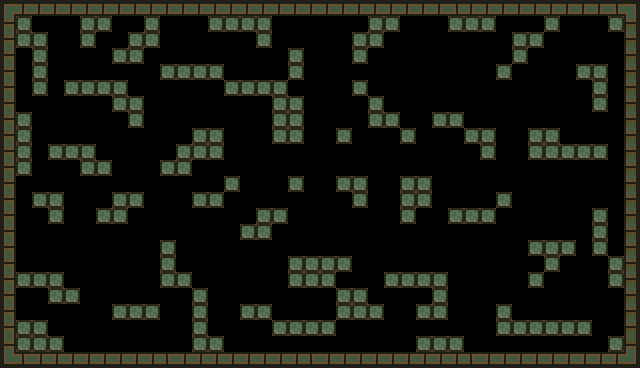

A 2D game scene composited from a Tiled map and its tileset images. What follows is a short description and the map's XML, with each tile layer's data collapsed to a summary:
An orthogonal 40x23 tile map with 16x16 px tiles, 1 tile layer (main) and 2 objects (spawn, ball).

<map version="1.0" orientation="orthogonal" renderorder="left-down" width="40" height="23" tilewidth="16" tileheight="16" nextobjectid="4">
 <tileset firstgid="1" name="desert-palace-tiles2x" tilewidth="16" tileheight="16" tilecount="256">
  <image source="desert-palace-tiles2x.png" width="256" height="256" />
  <tile id="8">
   <properties>
    <property name="non-destructable" value="" />
   </properties>
  </tile>
  <tile id="9">
   <properties>
    <property name="non-destructable" value="" />
   </properties>
  </tile>
  <tile id="10">
   <properties>
    <property name="non-destructable" value="" />
   </properties>
  </tile>
  <tile id="11">
   <properties>
    <property name="non-destructable" value="" />
   </properties>
  </tile>
  <tile id="24">
   <properties>
    <property name="non-destructable" value="" />
   </properties>
  </tile>
  <tile id="27">
   <properties>
    <property name="non-destructable" value="" />
   </properties>
  </tile>
  <tile id="40">
   <properties>
    <property name="non-destructable" value="" />
   </properties>
  </tile>
  <tile id="43">
   <properties>
    <property name="non-destructable" value="" />
   </properties>
  </tile>
  <tile id="56">
   <properties>
    <property name="non-destructable" value="" />
   </properties>
  </tile>
  <tile id="57">
   <properties>
    <property name="non-destructable" value="" />
   </properties>
  </tile>
  <tile id="58">
   <properties>
    <property name="non-destructable" value="" />
   </properties>
  </tile>
  <tile id="59">
   <properties>
    <property name="non-destructable" value="" />
   </properties>
  </tile>
 </tileset>
 <layer name="main" width="40" height="23">
  <data>[920 cells, 311 non-empty, 13 distinct tile ids]</data>
 </layer>
 <objectgroup color="#ffe000" name="objects">
  <object id="1" name="spawn" type="spawn" x="64" y="128" width="16" height="16" />
  <object id="2" name="ball" x="400" y="48" width="16" height="16">
   <ellipse />
  </object>
 </objectgroup>
</map>